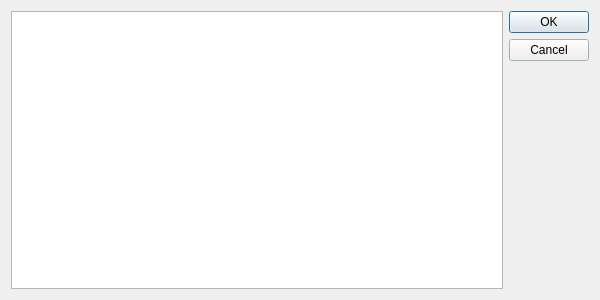
<?xml version="1.0" encoding="UTF-8"?>
<ui version="4.0">
 <class>LogFileSelectionDialog</class>
 <widget class="QDialog" name="LogFileSelectionDialog">
  <property name="geometry">
   <rect>
    <x>0</x>
    <y>0</y>
    <width>600</width>
    <height>300</height>
   </rect>
  </property>
  <property name="windowTitle">
   <string>Dialog</string>
  </property>
  <layout class="QGridLayout" name="gridLayout">
   <item row="0" column="0">
    <layout class="QHBoxLayout" name="horizontalLayout">
     <item>
      <widget class="QListWidget" name="list"/>
     </item>
     <item>
      <widget class="QDialogButtonBox" name="resultButtons">
       <property name="orientation">
        <enum>Qt::Vertical</enum>
       </property>
       <property name="standardButtons">
        <set>QDialogButtonBox::Cancel|QDialogButtonBox::Ok</set>
       </property>
      </widget>
     </item>
    </layout>
   </item>
  </layout>
 </widget>
 <resources/>
 <connections/>
</ui>
